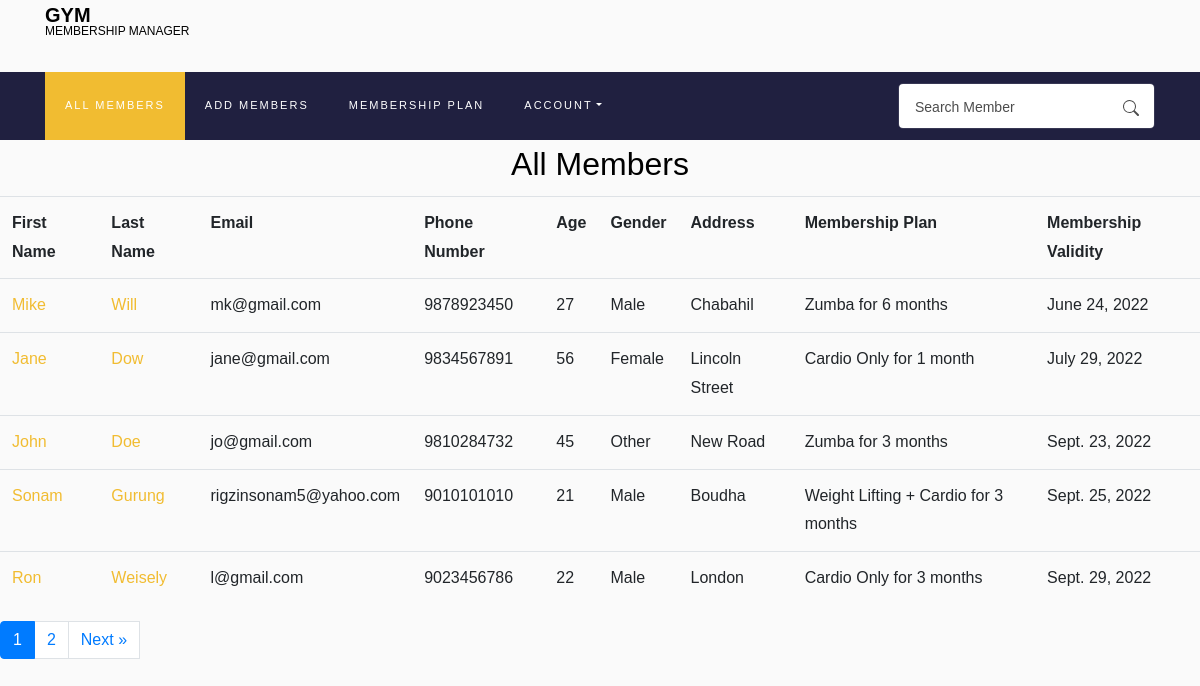
The app's page / (signed in), older data.
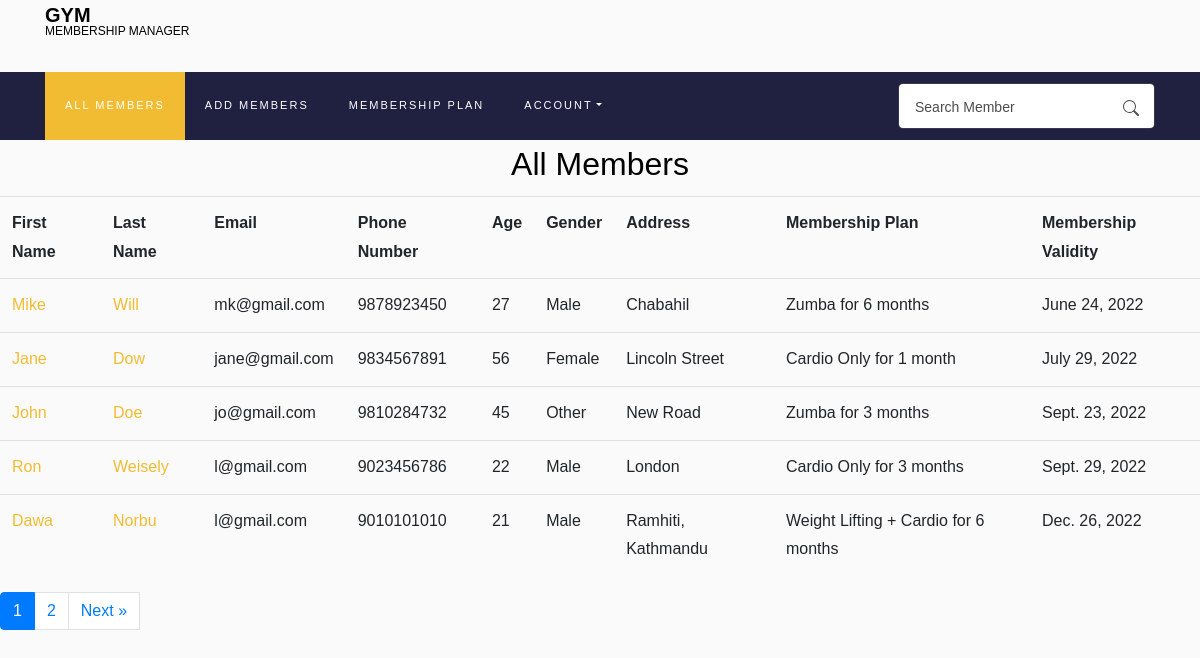
The same page, newer data.
### Membership/models.py (models this page shows, shortened)
class Members(models.Model):
    gym_owner = models.ForeignKey(
        User, on_delete=models.CASCADE, related_name='gym_owner', default=None)
    first_name = models.CharField(max_length=100, blank=False)
    last_name = models.CharField(max_length=100, blank=False)
    email = models.EmailField(max_length=100, blank=False)
    age = models.IntegerField(blank=False)
    gender = models.CharField(max_length=10, blank=False)
    phone_number = models.CharField(max_length=20, blank=False)
    address = models.CharField(max_length=100, blank=False)
    membership = models.ForeignKey(
        Membership, on_delete=models.CASCADE, related_name='membership')
    validity = models.DateField()

class Membership(models.Model):
    user = models.ForeignKey(
        User, on_delete=models.CASCADE, related_name='owner')
    membership_type = models.CharField(max_length=100, blank=False)
    membership_price = models.IntegerField(blank=False)
    membership_duration = models.CharField(max_length=20, blank=False)
    def __str__(self):
        if self.membership_duration == "1" :
            return f"{self.membership_type} for {self.membership_duration} month"
        else:
            return f"{self.membership_type} for {self.membership_duration} months"

### Membership/views.py (the view)
# urls.py: path("",views.all_members, name='index'),
@login_required(login_url='/login',redirect_field_name=None)
def all_members(request):
    members = Members.objects.filter(
        gym_owner=request.user).order_by('validity').all()
    paginator = Paginator(members, 5)
    page_num = request.GET.get('page')
    page_obj = paginator.get_page(page_num)
    return render(request, 'Membership/all-members.html', {
        'page_obj': page_obj,
        'form': SearchForm()
    })

### Membership/forms.py
class SearchForm(forms.Form):
    search = forms.CharField(label='',max_length=100,widget=forms.TextInput(attrs={
        'class':'form-control pl-3',
        'placeholder': 'Search Member',
    }))

### Membership/utils.py (called while the page is built)
def inject_form(request):
    return {'searchform': SearchForm()}

### Membership/templates/Membership/all-members.html (shortened to what this page needs)
{% extends "Membership/layout.html" %}
{% block body %}
<h2 style="text-align: center;">All Members</h2>
<table class="table table-hover">
    <tr>
        <th>First Name</th>
        <th>Last Name</th>
        <th>Email</th>
        <th>Phone Number</th>
        <th>Age</th>
        <th>Gender</th>
        <th>Address</th>
        <th>Membership Plan</th>
        <th>Membership Validity</th>
    </tr>
    {% for member in page_obj %}
    <tr>
        <td> <a href="{% url 'member-detail' member.id%}" style="text-decoration: none;"> {{member.first_name}}</a></td>
     <td> <a href="{% url 'member-detail' member.id%}" style="text-decoration: none;">{{member.last_name}}</a></td>
        <td>{{member.email}}</td>
        <td>{{member.phone_number}}</td>
        <td>{{member.age}}</td>
        <td>{{member.gender}}</td>
        <td>{{member.address}}</td>
        <td>{{member.membership}}</td>
        <td>{{member.validity}}</td>
    </tr>
    {% empty %}
    <p>Member does not exists</p>
    {% endfor %}
</table>
<div class="pagination">
    <ul class="pagination">
        {% for page in page_obj.paginator.page_range %}
        {% if page == page_obj.number %}
        <li class="page-item active">
            <a class="page-link" href="?page={{ page }}">{{ page }} </a>
        </li>
        {% else %}
        <a class="page-link" href="?page={{ page }}">{{ page }}</a>
        {% endif %}
        {% endfor %}
        {% if page_obj.has_next %}
        <a class="page-link" href="?page={{ page_obj.next_page_number }}">Next &raquo</a>
        {% endif %}
    </ul>
</div>
{% endblock %}

Row changes from the older to the newer data that the page shows:
no longer on this page (row edited): Members: first_name "Sonam", last_name "Gurung", email "rigzinsonam5@yahoo.com", phone_number "9010101010", age "21", gender "Male", address "Boudha", membership "Weight Lifting + Cardio for 3 months", validity "Sept. 25, 2022"
now on this page (row unchanged): Members: first_name "Dawa", last_name "Norbu", email "l@gmail.com", phone_number "9010101010", age "21", gender "Male", address "Ramhiti, Kathmandu", membership "Weight Lifting + Cardio for 6 months", validity "Dec. 26, 2022"
